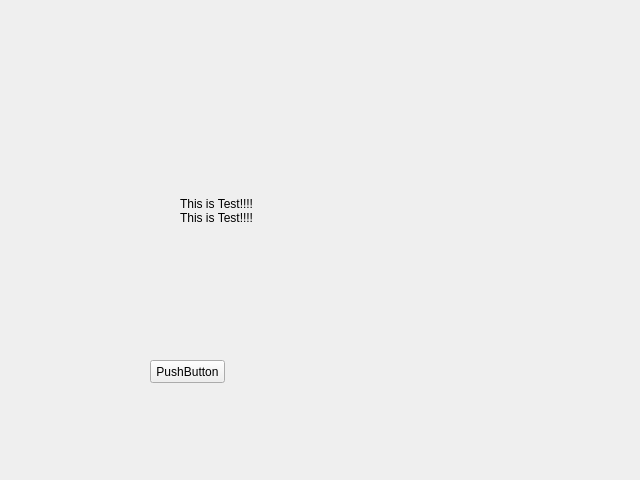
<?xml version="1.0" encoding="UTF-8"?>
<ui version="4.0">
 <class>Form</class>
 <widget class="QWidget" name="Form">
  <property name="geometry">
   <rect>
    <x>0</x>
    <y>0</y>
    <width>640</width>
    <height>480</height>
   </rect>
  </property>
  <property name="windowTitle">
   <string>Form</string>
  </property>
  <widget class="QPushButton" name="pushButton">
   <property name="geometry">
    <rect>
     <x>150</x>
     <y>360</y>
     <width>75</width>
     <height>23</height>
    </rect>
   </property>
   <property name="text">
    <string>PushButton</string>
   </property>
  </widget>
  <widget class="QLabel" name="label">
   <property name="geometry">
    <rect>
     <x>180</x>
     <y>120</y>
     <width>351</width>
     <height>181</height>
    </rect>
   </property>
   <property name="text">
    <string>This is Test!!!!
This is Test!!!!</string>
   </property>
  </widget>
 </widget>
 <resources/>
 <connections/>
</ui>
